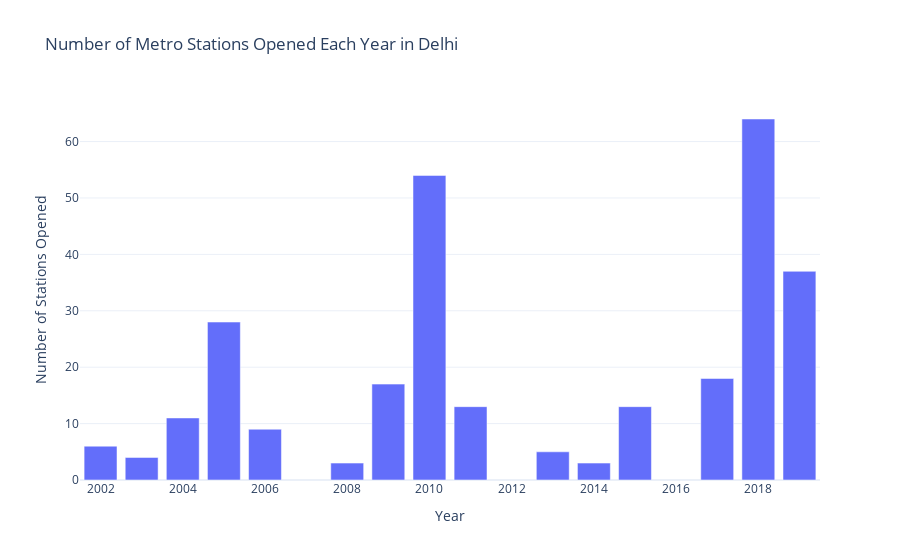

Notebook code cell kept with this figure:
### Code cell
fig = px.bar(stations_per_year_df, x='Year', y='Number of Stations',
             title="Number of Metro Stations Opened Each Year in Delhi",
             labels={'Year': 'Year', 'Number of Stations': 'Number of Stations Opened'})

fig.show()

### Figure 1 — Plotly figure (JSON) as saved in the notebook; plotly's stock layout.template omitted (floating-point values rounded to 4 significant figures)
{"data": [{"alignmentgroup": "True", "hovertemplate": "Year=%{x}<br>Number of Stations Opened=%{y}<extra></extra>", "legendgroup": "", "marker": {"color": "#636efa", "pattern": {"shape": ""}}, "name": "", "offsetgroup": "", "orientation": "v", "showlegend": false, "textposition": "auto", "type": "bar", "x": [2002, 2003, 2004, 2005, 2006, 2008, 2009, 2010, 2011, 2013, 2014, 2015, 2017, 2018, 2019], "xaxis": "x", "y": [6, 4, 11, 28, 9, 3, 17, 54, 13, 5, 3, 13, 18, 64, 37], "yaxis": "y"}], "layout": {"barmode": "relative", "legend": {"tracegroupgap": 0}, "title": {"text": "Number of Metro Stations Opened Each Year in Delhi"}, "xaxis": {"anchor": "y", "domain": [0, 1], "title": {"text": "Year"}}, "yaxis": {"anchor": "x", "domain": [0, 1], "title": {"text": "Number of Stations Opened"}}}}
